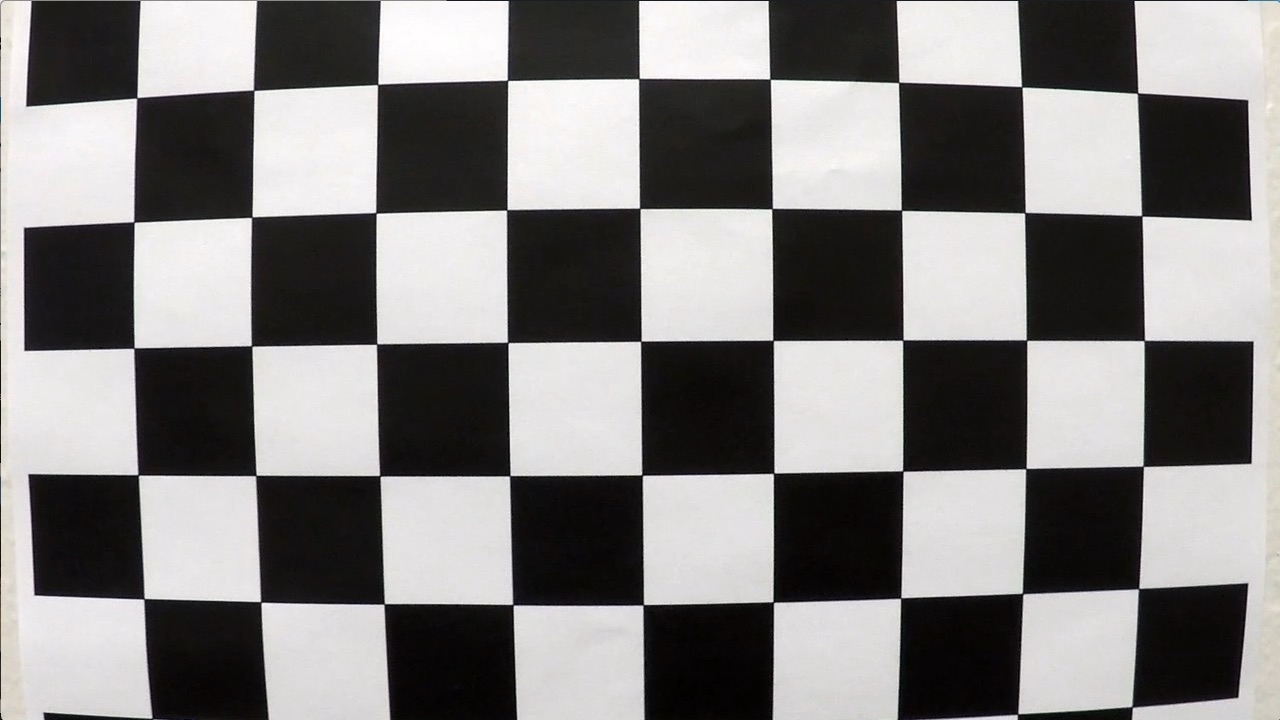
#> input picture camera_cal/calibration01.jpg, 1280 x 720 px; its folder holds 4 pictures in this run
$ python detect.py   (older library calls are emulated)
#> lines starting #> are read from the running program, lines starting #| are printed output that depends on the picture; after the words box and inside, x2 and y2 are one past the last pixel; in counts of white or black regions, pixels touching at a corner belong together; pictures that were not available may be replaced by others from this repository, and a replacement may not be noted
### image_helper.py
import cv2
import matplotlib.image as mpimg

def rgb_image(filepath):
    """Load an image as RGB"""
    return mpimg.imread(filepath)

def rgb_to_gray(img):
    """Convert an RGB image to Grayscale"""
    return cv2.cvtColor(img, cv2.COLOR_RGB2GRAY)

def rgb_to_bgr(img):
    """Convert an RGB image to BGR"""
    return cv2.cvtColor(img, cv2.COLOR_RGB2BGR)

def bgr_to_rgb(img):
    """Convert an BGR image to RGB"""
    return cv2.cvtColor(img, cv2.COLOR_BGR2RGB)

def rgb_to_hls(img):
    """Convert an RGB image to HLS"""
    return cv2.cvtColor(img, cv2.COLOR_RGB2HLS)

def sorter(item):
    """Get an item from the list (one-by-one) and return a score for that item."""
    return item[1]

### calibrate_camera.py
from image_helper import rgb_image, rgb_to_gray
import cv2
import glob
import numpy as np
import pickle
import matplotlib.pyplot as plt


# List of images to be used for calibration
images_glob = sorted(glob.glob("./camera_cal/calibration*.jpg"))

# Shape of the calibration images
image_shape = rgb_image(images_glob[0]).shape[1::-1]
#> in rgb_image, returned value is the input picture: shape (720, 1280, 3); mean R, G, B 130.1, 128.4, 127.8
#> image_shape = (1280, 720)

# Number of columns and rows for the chessboard
chessboard_shape = (9, 6)

# Where to save the calibration data
output_file = "./camera_cal/wide_dist_pickle.p"

objpoints = []
imgpoints = []

# [30 lines left out: function calibrate_camera, not called in this run]

def load_camera_calibration(filepath):
    with open(filepath, "rb") as f:
        data = pickle.load(f)
        mtx, dist = data["mtx"], data["dist"]
        return mtx, dist

# [6 lines left out: function save_camera_calibration, not called in this run]

# [2 lines that do not run on import are left out]

### distortion.py
from calibrate_camera import load_camera_calibration
import cv2
import pickle

class Distortion:
    def __init__(self, calibration_data_filepath):
        self.load_camera_calibration(calibration_data_filepath)

    def load_camera_calibration(self, filepath):
        self.mtx, self.dist = load_camera_calibration(filepath)

    def undistort(self, img):
        return cv2.undistort(img, self.mtx, self.dist, None, self.mtx)

### birdseye.py
import cv2
import numpy as np

default_src_points = np.float32([[600, 450],
                                 [700, 450],
                                 [1020, 720],
                                 [210, 720]])

default_dst_points  = np.float32([[210, 0],
                                  [1020, 0],
                                  [1020, 720],
                                  [210, 720]])

class BirdsEyeView:
    def __init__(self, src_points=default_src_points, dst_points=default_dst_points):
        self.src_points = src_points
        self.dst_points = dst_points

    def transform_matrix(self):
        return cv2.getPerspectiveTransform(self.src_points, self.dst_points)

    def inverse_transform_matrix(self):
        return cv2.getPerspectiveTransform(self.dst_points, self.src_points)

    def transform_to_birdseye(self, img):
        return cv2.warpPerspective(img, self.transform_matrix(), img.shape[1::-1])

    def transform_from_birdseye(self, img, size_img):
        return cv2.warpPerspective(img, self.inverse_transform_matrix(), size_img.shape[1::-1])

### combined_thresholds.py
from distortion import Distortion
from image_helper import rgb_to_gray, rgb_to_hls, rgb_image
import cv2
import matplotlib.pyplot as plt
import numpy as np
import combined_thresholds

def abs_sobel_threshold(img, orient='x', sobel_kernel=3, thresh=(0, 255)):
    thresh_min, thresh_max = thresh

    # Convert to grayscale
    gray = rgb_to_gray(img)

    # Take the derivative in x or y given orient = 'x' or 'y'
    if orient == 'x':
        sobel = cv2.Sobel(gray, cv2.CV_64F, 1, 0)
    elif orient == 'y':
        sobel = cv2.Sobel(gray, cv2.CV_64F, 0, 1)

    # Take the absolute value of the derivative or gradient
    sobel = np.absolute(sobel)

    # Scale to 8-bit (0 - 255) then convert to type = np.uint8
    sobel = np.uint8(255 * sobel / np.max(sobel))

    # Create a mask of 1's where the scaled gradient magnitude
    # is > thresh_min and < thresh_max
    binary_output = np.zeros_like(sobel)
    binary_output[(sobel >= thresh_min) & (sobel <= thresh_max)] = 1

    # Return this mask as your binary_output image
    return binary_output

# [42 lines left out: functions mag_threshold, dir_threshold, not called in this run]

def saturation_threshold(img, thresh=(0, 255)):
    # Convert to HLS colorspace
    hls = rgb_to_hls(img)

    H = hls[:,:,0]
    L = hls[:,:,1]
    S = hls[:,:,2] # Use only the saturation channel

    # Create a binary mask where saturation thresholds are met
    binary_output = np.zeros_like(S)
    binary_output[((S > thresh[0]) & (S < thresh[1]))] = 1

    return binary_output

def red_threshold(img, thresh=(0, 255)):
    # Use only the red color channel
    R = img[:,:,0]

    # Create a binary mask where the red thresholds are met
    binary_output = np.zeros_like(R)
    binary_output[((R > thresh[0]) & (R < thresh[1]))] = 1

    return binary_output

def pipeline(img):
    # Choose a Sobel kernel size
    KSIZE = 15

    X_THRESH = (20,100)
    Y_THRESH = (70,100)
    #MAG_THRESH = (70,100)
    #DIR_THRESH = (0.7,1.0)
    SAT_THRESH = (110,255)
    RED_THRESH = (180,255)

    # Apply each of the thresholding functions
    gradx = abs_sobel_threshold(img, orient='x', sobel_kernel=KSIZE, thresh=X_THRESH)
    grady = abs_sobel_threshold(img, orient='y', sobel_kernel=KSIZE, thresh=Y_THRESH)
    #mag = mag_threshold(img, sobel_kernel=KSIZE, mag_thresh=MAG_THRESH)
    #dir = dir_threshold(img, sobel_kernel=KSIZE, thresh=DIR_THRESH)
    saturation = saturation_threshold(img, SAT_THRESH)
    red = red_threshold(img, RED_THRESH)

    # Plot gradx and saturation transformations on green and blue channels
    gb_gradx_saturation = np.dstack(( np.zeros_like(gradx), gradx, saturation)) * 255

    combined = np.zeros_like(gradx)
    #combined[((red == 1) | (saturation == 1)) | (dir == 1) | (mag == 1) | (grady == 1) | (gradx == 1)] = 1
    combined[(red == 1) | (saturation == 1) |  (grady == 1) | (gradx == 1)] = 1


    return combined, gb_gradx_saturation

# [12 lines that do not run on import are left out]

### lane.py
from cached_property import cached_property
import numpy as np

X_METER_PER_PIXEL = 3.7/700
Y_METER_PER_PIXEL = 30/720

class PixelCalculations:
    def __init__(self, xs, ys):
        self.xs = xs
        self.ys = ys

        self.__fit = None
        self.__p = None
        self.__p1 = None
        self.__p2 = None

    @cached_property
    def fit(self):
        return np.polyfit(self.ys, self.xs, 2)

    @cached_property
    def p(self):
        return np.poly1d(self.fit)

    # [9 lines left out: functions p1, p2, not called in this run]

    def curvature(self, y):
        """returns the curvature of the of the lane in meters"""
        return ((1 + (self.p1(y)**2))**1.5) / np.absolute(self.p2(y))

class MeterCalculations(PixelCalculations):
    def __init__(self, xs, ys):
        PixelCalculations.__init__(self, xs * X_METER_PER_PIXEL, ys * Y_METER_PER_PIXEL)

    def curvature(self, y):
        """returns the curvature of the of the lane in meters"""
        return PixelCalculations.curvature(self, y * Y_METER_PER_PIXEL)

class Lane:
    def __init__(self, xs, ys):
        self.xs = xs
        self.ys = ys
        self.pixels = PixelCalculations(xs, ys)
        self.meters = MeterCalculations(xs, ys)

### cached_property.py
# A Python decoractor for memoizing/caching a property
# Reference: http://stackoverflow.com/a/4037979/107797
class cached_property(object):
    """
    Descriptor (non-data) for building an attribute on-demand on first use.
    """
    def __init__(self, factory):
        """
        <factory> is called such: factory(instance) to build the attribute.
        """
        self._attr_name = factory.__name__
        self._factory = factory

    # [8 lines left out: function __get__, not called in this run]

### lanes.py
import numpy as np

X_METER_PER_PIXEL = 3.7/700
Y_METER_PER_PIXEL = 30/720

to_meters = np.array([[X_METER_PER_PIXEL, 0],
                      [0, Y_METER_PER_PIXEL]])

def in_meters(point):
    return np.dot(point, to_meters)

class Lanes:
    def __init__(self, left, right):
        self.left = left
        self.right = right

    # [8 lines left out: function distance_from_center, not called in this run]

    def lane_distance(self, y):
        _, y = in_meters((0, y))
        return (self.right.meters.p(y) - self.left.meters.p(y))

    # [11 lines left out: function lanes_parallel, not called in this run]

### detect.py
from distortion import Distortion
from image_helper import rgb_image
from birdseye import BirdsEyeView
from lane import Lane
from lanes import Lanes
import cv2
import numpy as np
import combined_thresholds
import matplotlib.pyplot as plt

def detect_lane_lines(image, last_lanes=None):
    if(last_lanes is None):
        return full_detect_lane_lines(image)
    else:
        return quick_detect_lane_lines(image, last_lanes)

# [25 lines left out: function quick_detect_lane_lines, not called in this run]

def full_detect_lane_lines(image):
    # Settings
    window_margin = 100          # This will be +/- on left and right sides of the window
    min_pixels_to_recenter = 50  # Minimum number of pixels before recentering the window
    num_windows = 9              # Number of sliding windows

    image_height, image_width = image.shape

    # Incoming image should already be  undistorted, transformed top-down, and
    # passed through thresholding. Takes histogram of lower half of the image.
    histogram = np.sum(image[image_height//2:,:], axis=0)

    # Placeholder for the image to be returned
    out_image = np.dstack((image, image, image))*255

    # Find peaks on left and right halves of the image
    midpoint = image_width//2
    base_left_x = np.argmax(histogram[:midpoint])
    base_right_x = np.argmax(histogram[midpoint:]) + midpoint

    # Set height of windows based on num_windows
    window_height = image_height//num_windows

    # Get points of non-zero pixels in image
    nonzero = image.nonzero()
    nonzero_x, nonzero_y = np.array(nonzero[1]), np.array(nonzero[0])

    # Initialize current position, will be updated in each window
    current_left_x = base_left_x
    current_right_x = base_right_x

    # This is where the lane indices will be stored
    left_lane_indices = []
    right_lane_indices = []

    for window in range(num_windows):
        # Get the window boundaries
        window_y_low = image_height - (window + 1) * window_height
        window_y_high = image_height - window * window_height

        window_left_x_low = current_left_x - window_margin
        window_left_x_high = current_left_x + window_margin

        window_right_x_low = current_right_x - window_margin
        window_right_x_high = current_right_x + window_margin

        # Draw the windows on the visualization image
        cv2.rectangle(out_image, (window_left_x_low, window_y_low), (window_left_x_high, window_y_high), (0, 255, 0), 4)
        cv2.rectangle(out_image, (window_right_x_low, window_y_low), (window_right_x_high, window_y_high), (0, 255, 0), 4)

        # Identify the non-zero points within the window
        good_left_indices = ((nonzero_y >= window_y_low) &
                             (nonzero_y < window_y_high) &
                             (nonzero_x >= window_left_x_low) &
                             (nonzero_x < window_left_x_high)).nonzero()[0]

        good_right_indices = ((nonzero_y >= window_y_low) &
                              (nonzero_y < window_y_high) &
                              (nonzero_x >= window_right_x_low) &
                              (nonzero_x < window_right_x_high)).nonzero()[0]

        # Append the indices to the list
        left_lane_indices.append(good_left_indices)
        right_lane_indices.append(good_right_indices)

        if(len(good_left_indices) > min_pixels_to_recenter):
            current_left_x = np.int(np.mean(nonzero_x[good_left_indices]))

        if(len(good_right_indices) > min_pixels_to_recenter):
            current_right_x = np.int(np.mean(nonzero_x[good_right_indices]))

    # Concatenate indices so it becomes a flat array
    left_lane_indices = np.concatenate(left_lane_indices)
    right_lane_indices = np.concatenate(right_lane_indices)

    # Extract the left and right lane pixels
    left_x, left_y = nonzero_x[left_lane_indices], nonzero_y[left_lane_indices]
    right_x, right_y = nonzero_x[right_lane_indices], nonzero_y[right_lane_indices]

    left = Lane(left_x, left_y)
    right = Lane(right_x, right_y)

    return Lanes(left, right), out_image

if __name__ == "__main__":
    birdseye = BirdsEyeView()
    distortion = Distortion(calibration_data_filepath="./camera_cal/wide_dist_pickle.p")
#> (reads camera_cal/wide_dist_pickle.p from the repository)

    filepath = "./test_images/straight_lines1.jpg"
    image = rgb_image(filepath)
    image = distortion.undistort(image)
    image = birdseye.transform_to_birdseye(image)
    image, gb = combined_thresholds.pipeline(image)
#> in pipeline, `gradx = abs_sobel_threshold(img, orient='x', sobel_kernel=KSIZE, thres..`:
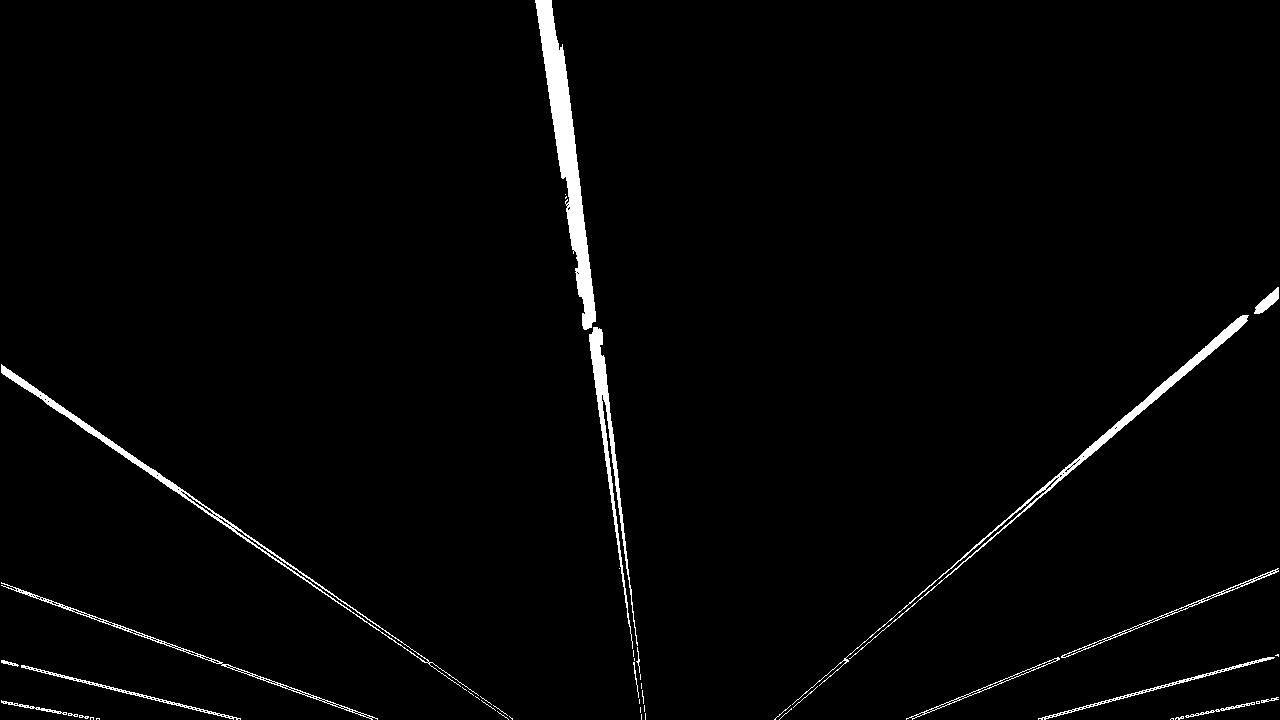
#> gradx: shape (720, 1280); values 0 (black) and 1 (white), 1.9% white; 48 white regions (27 under 20 px), largest, box (x1, y1, x2, y2) and area: (535, 0, 596, 330) 5525, (792, 315, 1249, 705) 2905, (1, 364, 479, 696) 2476
#> call 2 of abs_sobel_threshold, with orient = 'y', sobel_kernel = 15, thresh = (70, 100)
#> in abs_sobel_threshold (call 2), `sobel = cv2.Sobel(gray, cv2.CV_64F, 0, 1)`:
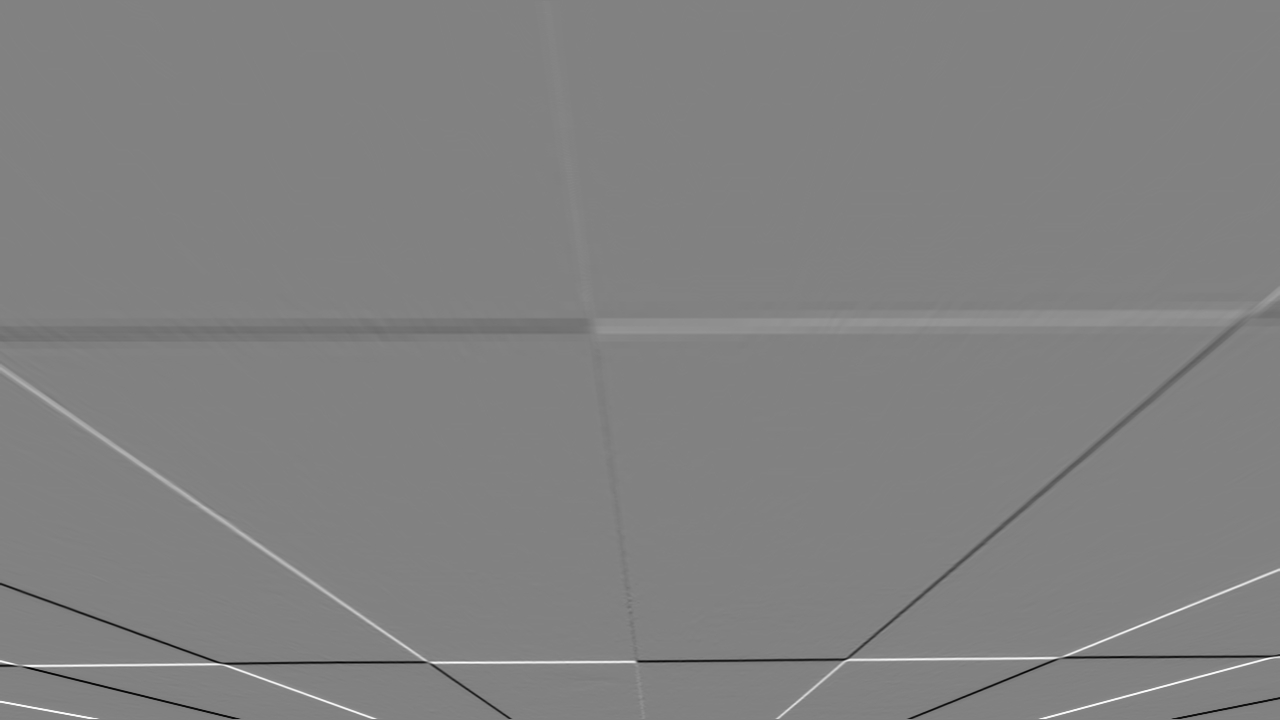
#> sobel: shape (720, 1280) float64; min -856, max 826, mean 0.1; drawn with min black and max white
#> in saturation_threshold, `H = hls[:,:,0]`:
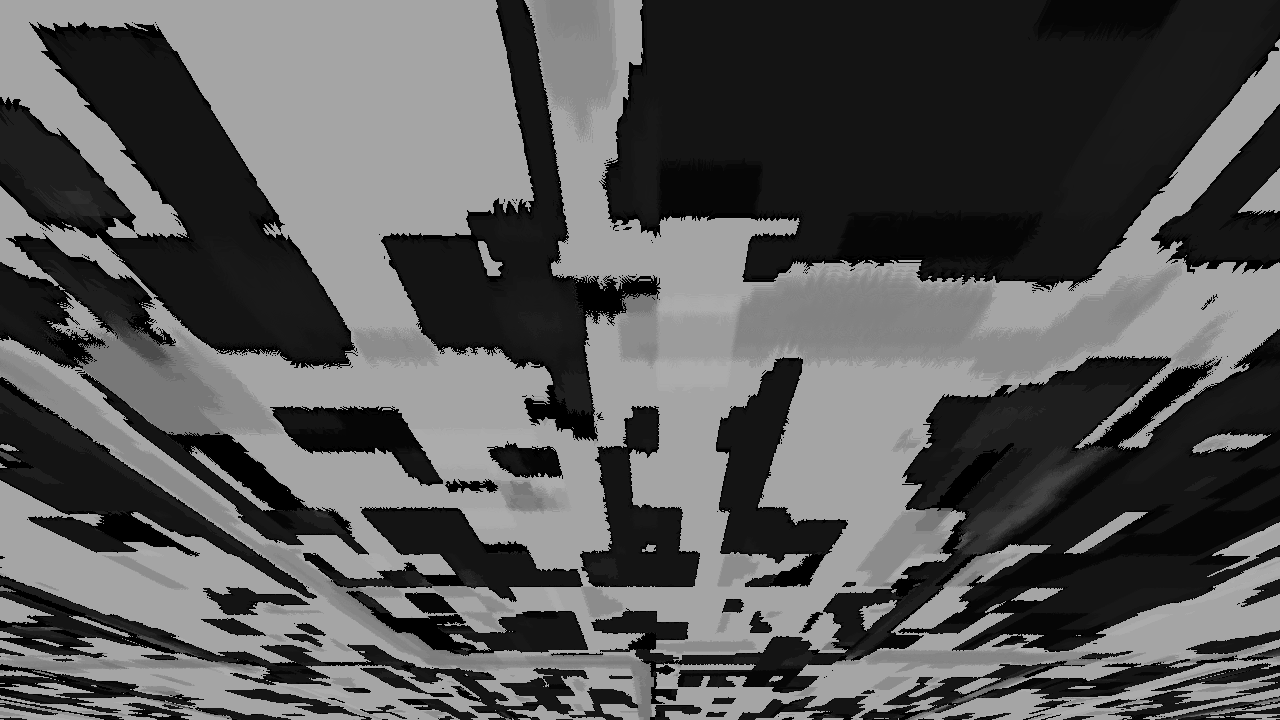
#> H: shape (720, 1280); min 0, max 175, mean 86.9
#> image: shape (720, 1280); values 0 (black) and 1 (white), 47.6% white; 189 white regions (152 under 20 px), largest, box (x1, y1, x2, y2) and area: (0, 315, 1249, 720) 229792, (0, 0, 596, 330) 188124, (1038, 568, 1280, 720) 16564

    lanes, win_image = detect_lane_lines(image)
#> in full_detect_lane_lines, `histogram = np.sum(image[image_height//2:,:], axis=0)`: histogram = 1280 values, max 359 at index 845, min 2 at index 425, mean 178.8
#> in full_detect_lane_lines, `base_left_x = np.argmax(histogram[:midpoint])`: base_left_x = 637
#> in full_detect_lane_lines, `base_right_x = np.argmax(histogram[midpoint:]) + midpoint`: base_right_x = 845
#> in full_detect_lane_lines, `nonzero = image.nonzero()`: nonzero = 438266 positions, rows 0 to 719, columns 0 to 1279
#> in full_detect_lane_lines, `current_left_x = base_left_x`: current_left_x = 637
#> in full_detect_lane_lines, `current_right_x = base_right_x`: current_right_x = 845
#> the loop in full_detect_lane_lines, `for window in range(num_windows):` made 9 passes
#> (window_left_x_low, window_left_x_high, window_right_x_low, window_right_x_high, current_left_x, current_right_x) on passes 1 to 5: (537, 737, 745, 945, 617, 856), (517, 717, 756, 956, 672, 838), (572, 772, 738, 938, 693, 837), (593, 793, 737, 937, 698, 836), (598, 798, 736, 936, 698, 836)
#> after the loop in full_detect_lane_lines, `for window in range(num_windows):`:
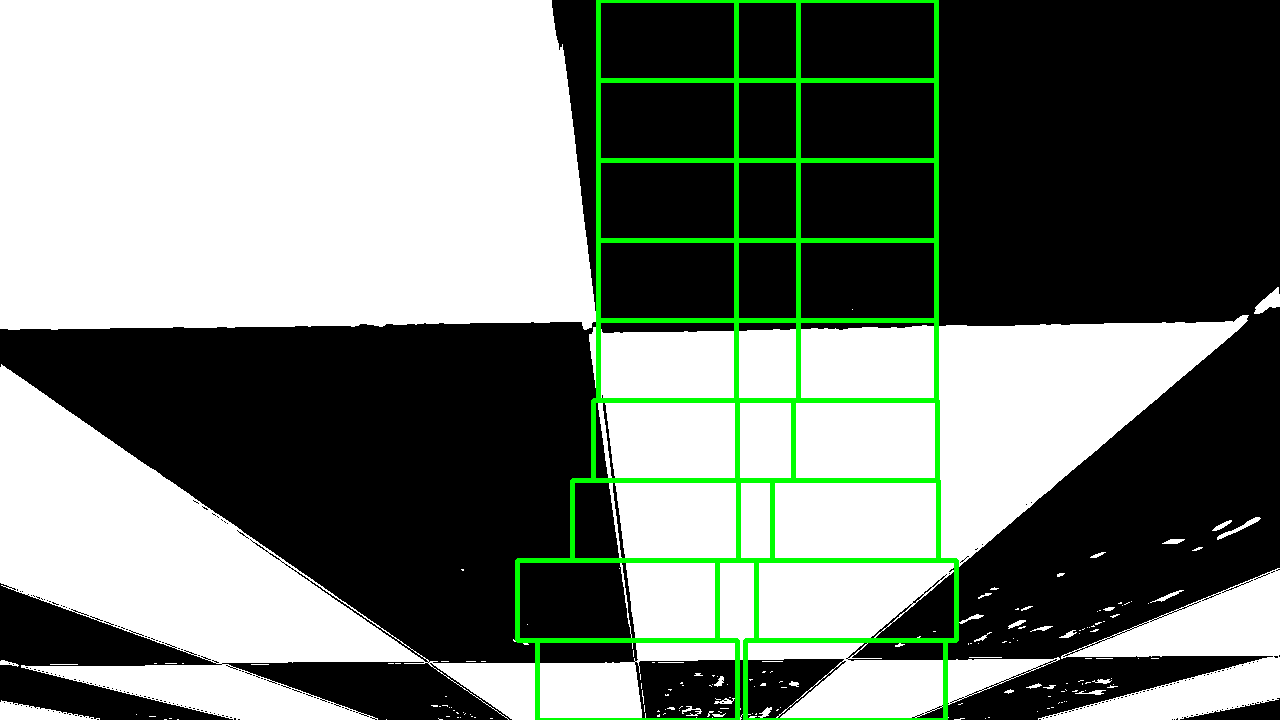
#> out_image: shape (720, 1280, 3); mean of channels 0, 1, 2 118, 126.3, 118; drawn as R, G, B
#> after the loop in full_detect_lane_lines, `for window in range(num_windows):`: left_lane_indices = 9 items
